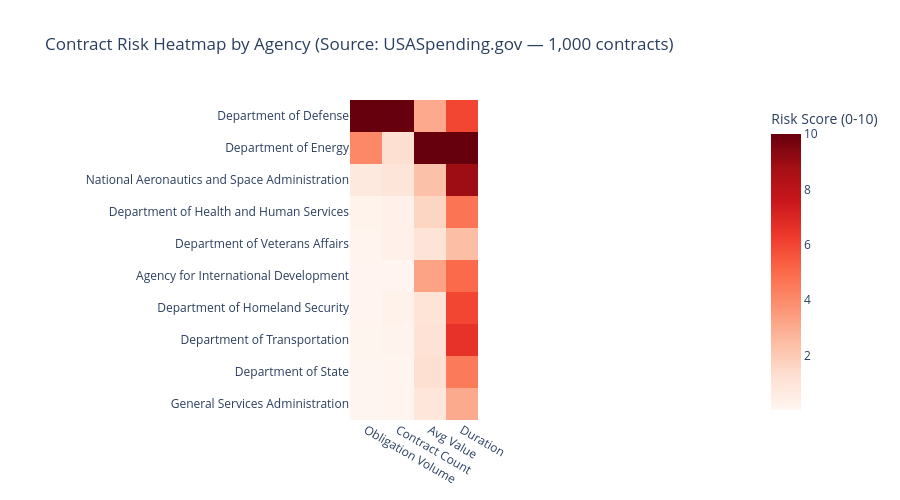

The notebook cell saved with this chart:
### Markdown cell above
## 3. Risk Heatmap — Agency x Metric

### Code cell
# Build risk matrix for top agencies by contract obligations
risk_agencies = contracts.groupby('agency').agg({
    'award_amount': ['sum', 'count', 'mean'],
    'duration_days': 'mean'
}).reset_index()
risk_agencies.columns = ['agency', 'total', 'count', 'avg', 'avg_duration']
risk_agencies = risk_agencies.sort_values('total', ascending=False).head(10)

# Normalize to 0-10 risk scores
metrics = ['total', 'count', 'avg', 'avg_duration']
for m in metrics:
    risk_agencies[m + '_risk'] = (risk_agencies[m] / risk_agencies[m].max()) * 10

# Heatmap
heatmap_data = risk_agencies.set_index('agency')[[m + '_risk' for m in metrics]]
heatmap_data.columns = ['Obligation Volume', 'Contract Count', 'Avg Value', 'Duration']

fig = px.imshow(heatmap_data.values,
                x=heatmap_data.columns,
                y=heatmap_data.index,
                color_continuous_scale='Reds',
                title='Contract Risk Heatmap by Agency (Source: USASpending.gov — 1,000 contracts)',
                labels={'color': 'Risk Score (0-10)'})
fig.update_layout(height=500)
fig.write_html('../figures/15_risk_heatmap.html')
fig.show()

### Figure 1 — Plotly figure (JSON) as saved in the notebook; plotly's stock layout.template omitted (floating-point values rounded to 4 significant figures)
{"data": [{"coloraxis": "coloraxis", "hovertemplate": "x: %{x}<br>y: %{y}<br>Risk Score (0-10): %{z}<extra></extra>", "name": "0", "type": "heatmap", "x": ["Obligation Volume", "Contract Count", "Avg Value", "Duration"], "xaxis": "x", "y": ["Department of Defense", "Department of Energy", "National Aeronautics and Space Administration", "Department of Health and Human Services", "Department of Veterans Affairs", "Agency for International Development", "Department of Homeland Security", "Department of Transportation", "Department of State", "General Services Administration"], "yaxis": "y", "z": [[10.0, 10.0, 3.065, 5.996], [4.079, 1.25, 10.0, 10.0], [0.7387, 0.9783, 2.314, 8.9], [0.1759, 0.3261, 1.654, 4.679], [0.09925, 0.2853, 1.066, 2.43], [0.08656, 0.08152, 3.254, 5.026], [0.07497, 0.2174, 1.057, 5.962], [0.05058, 0.1359, 1.141, 6.564], [0.04472, 0.1087, 1.261, 4.526], [0.02863, 0.09511, 0.9225, 3.042]]}], "layout": {"coloraxis": {"colorbar": {"title": {"text": "Risk Score (0-10)"}}, "colorscale": [[0.0, "rgb(255,245,240)"], [0.125, "rgb(254,224,210)"], [0.25, "rgb(252,187,161)"], [0.375, "rgb(252,146,114)"], [0.5, "rgb(251,106,74)"], [0.625, "rgb(239,59,44)"], [0.75, "rgb(203,24,29)"], [0.875, "rgb(165,15,21)"], [1.0, "rgb(103,0,13)"]]}, "height": 500, "title": {"text": "Contract Risk Heatmap by Agency (Source: USASpending.gov — 1,000 contracts)"}, "xaxis": {"anchor": "y", "constrain": "domain", "domain": [0.0, 1.0], "scaleanchor": "y"}, "yaxis": {"anchor": "x", "autorange": "reversed", "constrain": "domain", "domain": [0.0, 1.0]}}}
